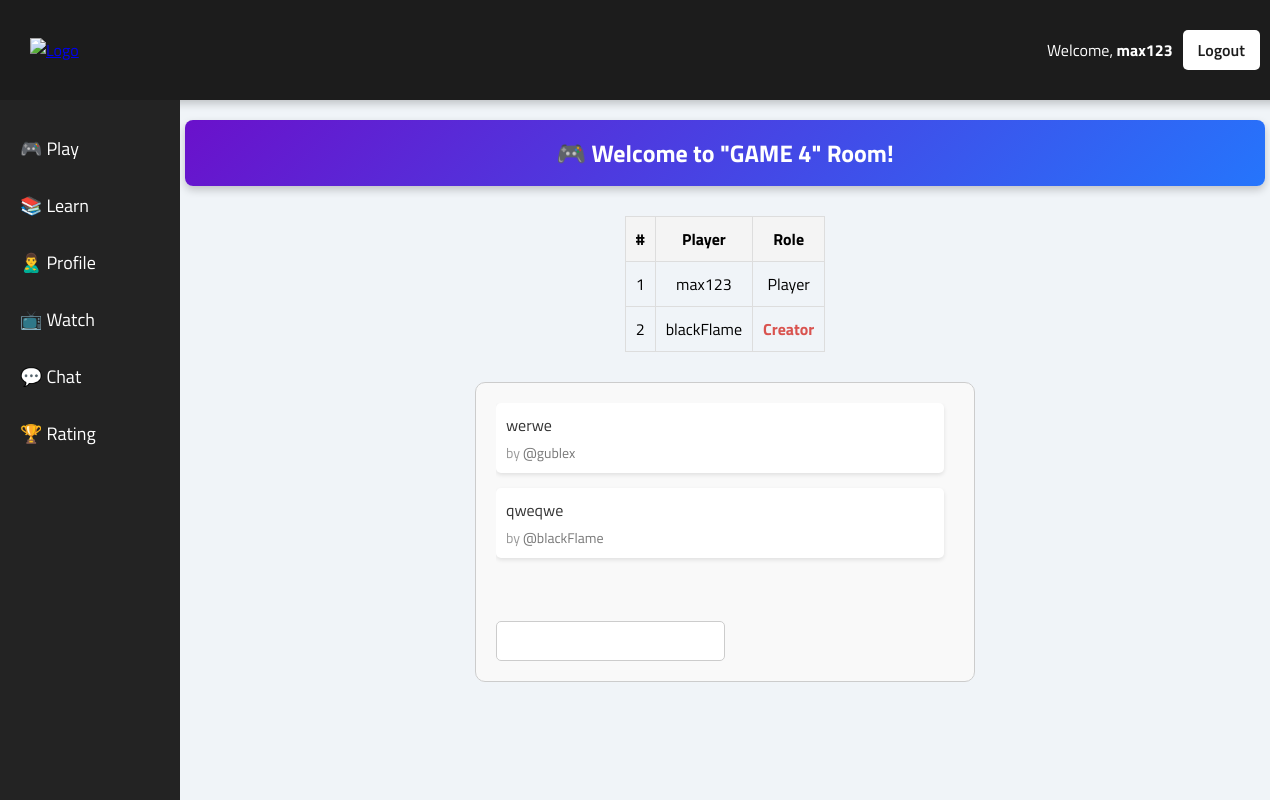
Page /rooms/3/ (signed in) on the committed database.
### baseapp/models.py (models this page shows, shortened)
class Room(models.Model):
    name = models.CharField(max_length=255, unique=True)
    creator = models.ForeignKey(User, on_delete=models.CASCADE, related_name='created_rooms')
    created_at = models.DateTimeField(auto_now_add=True)
    is_active = models.BooleanField(default=False)
    players = models.ManyToManyField(User, related_name='rooms', blank=True)
    class Meta:
        ordering = ['-created_at']

class Message(models.Model):
    room = models.ForeignKey(Room, on_delete=models.CASCADE, related_name='messages')
    user = models.ForeignKey(User, on_delete=models.CASCADE, related_name='messages')
    text = models.TextField()
    created_at = models.DateTimeField(auto_now_add=True)
    class Meta:
        ordering = ['-created_at']

### baseapp/views.py (the view, shortened to what this page needs)
# urls.py: path('rooms/<str:pk>/', views.roomPage, name="room"),
@login_required(login_url='login')
def roomPage(request, pk):
    room = Room.objects.get(id=pk)
    room_messages = room.messages.order_by('created_at')
    if hasattr(room, 'game'):
        if not room.is_active:
            return redirect('game', room.game.id)
        else:
            return redirect('game', room.game.id)
    context = {'room': room, 'room_messages': room_messages}
    return render(request, 'baseapp/room.html', context)

### baseapp/templates/baseapp/room.html (shortened to what this page needs)
{% extends 'main.html' %}
{% block content %}
<div class="room-header">
    🎮 Welcome to "<span style="text-transform: uppercase;">{{ room.name }}</span>" Room!
</div>
<div class="game-container">
    <div class="players-table">
        <table>
            <tr>
                <th>#</th>
                <th>Player</th>
                <th>Role</th>
            </tr>
            {% for player in room.players.all %}
            <tr>
                <td>{{ forloop.counter }}</td>
                <td>{{ player }}</td>
                <td>
                    {% if player == room.creator %}
                    <span class="creator">Creator</span>
                    {% else %}
                    Player
                    {% endif %}
                </td>
            </tr>
            {% endfor %}
        </table>
    </div>
    <div class="btn-container">
    </div>
</div>
    <div class="chat-container">
        <div class="messages" id="messages_block">
            {% for message in room_messages %}
            <div class="message">
                <div class="text">{{ message.text }}</div>
                <div class="author">@{{ message.user }}</div>
            </div>
            {% endfor %}
        </div>
        <div class="form-container" >
            <form id="form">
                <input type="text" name="message" />
            </form>
        </div>
    </div>
{% endblock content %}

### templates/main.html (shortened to what this page needs)
{% load static %}
<!DOCTYPE html>
<html lang="en">
<head>
</head>
<body>
    <div class="header-container">
        <div class="header-logo">
            <a href="{% url 'home' %}">
                <img src="{% static 'images/img1.png' %}" alt="Logo">
            </a>
        </div>
        <div class="user-container">
            {% if request.user.is_authenticated %}
            <p>Welcome, <strong>{{ request.user.username }}</strong></p>
            <p><a href="{% url 'logout' %}">Logout</a></p>
            {% else %}
            <p><a href="{% url 'login' %}">Login</a></p>
            {% endif %}
        </div>
    </div>
    <div class="main-content-container">
        <div class="navbar">
            <a href="{% url 'rooms' %}">🎮 Play</a>
            <a href="#">📚 Learn</a>
            <a href="{% url 'profile' request.user.id %}">🙎‍♂️ Profile </a>
            <a href="#">📺 Watch</a>
            <a href="#">💬 Chat</a>
            <a href="{% url 'rating' %}">🏆 Rating </a>
        </div>
        <div class="main-content">
            {% block content %}
            {% endblock %}
        </div>
    </div>
</body>
</html>

### templates/main.html (style rules this page uses)
body { font-family: 'Titillium Web', sans-serif; background-color: #f0f4f8; margin: 0; padding: 0; display: flex; flex-direction: column; height: 100vh; width: 100%; overflow-x: hidden; }
.header-container { display: flex; align-items: center; justify-content: space-between; background-color: #1c1c1c; color: white; padding: 15px 30px; box-shadow: 0 4px 8px rgba(0, 0, 0, 0.2); width: 100%; height: 70px; }
.header-logo img { height: 50px; transition: transform 0.3s ease-in-out; }
.user-container { display: flex; align-items: center; gap: 10px; flex-wrap: wrap; margin-right: 40px; }
.user-container p { margin: 0; color: white; font-weight: 500; }
.user-container a { background: white; color: #1c1c1c; padding: 8px 15px; border-radius: 5px; text-decoration: none; font-weight: 600; transition: 0.3s ease-in-out; white-space: nowrap; }
.main-content-container { display: flex; flex: 1; overflow: hidden; }
.navbar { width: 180px; background-color: #232323; display: flex; flex-direction: column; padding-top: 20px; height: 100%; }
.navbar a { text-decoration: none; color: white; font-size: 18px; font-weight: 500; padding: 15px 20px; transition: all 0.3s ease; display: flex; align-items: center; }
.main-content { flex-grow: 1; display: flex; flex-direction: column; align-items: center; padding: 20px; overflow-y: auto; }

### baseapp/templates/baseapp/room.html (style rules this page uses)
.room-header { text-align: center; font-size: 24px; font-weight: bold; padding: 15px; background: linear-gradient(135deg, #6a11cb, #2575fc); color: white; border-radius: 8px; margin-bottom: 20px; box-shadow: 0 4px 8px rgba(0, 0, 0, 0.2); align-self: center; width: 100%; }
.players-table { flex-grow: 1; }
table { width: 100%; border-collapse: collapse; margin-top: 10px; }
th, td { border: 1px solid #ddd; padding: 10px; text-align: center; }
th { background-color: #f4f4f4; }
.creator { font-weight: bold; color: #d9534f; }
.btn-container { flex-shrink: 0; display: flex; padding: 10px; align-items: center; justify-content: center; width: 180px; }
.chat-container { margin-top: 30px; width: 100%; }
.chat-container { width: 100%; max-width: 500px; height: 300px; margin: 10px auto; padding: 20px; border: 1px solid #ccc; border-radius: 10px; background-color: #f9f9f9; box-sizing: border-box; display: flex; flex-direction: column; overflow-y: auto; }
.messages { flex-grow: 1; overflow-y: auto; padding-right: 10px; max-height: 250px; }
.message { margin-bottom: 15px; padding: 10px; border-radius: 5px; background-color: #fff; box-shadow: 0 2px 4px rgba(0, 0, 0, 0.1); }
.message .text { font-size: 16px; color: #333; }
.message .author { font-size: 14px; color: #777; margin-top: 5px; }
.message .author::before { content: "by "; color: #999; }
.form-container { display: flex; align-items: center; gap: 10px; margin-top: 10px; }
.form-container input[type="text"] { flex-grow: 1; padding: 10px; border: 1px solid #ccc; border-radius: 5px; font-size: 16px; }

### rows in the picture
Room: name "GAME 4"
Message: text "werwe", user "gublex"
Message: text "qweqwe", user "blackFlame"

### other values in the picture
{{ request.user.username }} "max123"
{{ player }} "max123"
{{ player }} "blackFlame"
